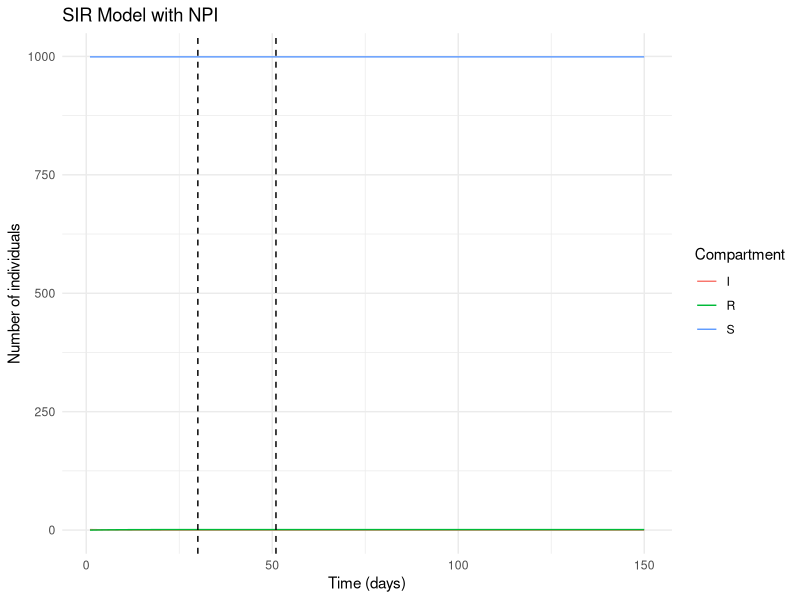

Source code (R):
## ---- chunk 1
#| code-line-numbers: "1-4,6-12|5"
# Define the SIR model differential equations
sir_with_npi <- function(time, state, parameters) {
  with(as.list(c(state, parameters)), {
    # Time-varying transmission rate
    beta <- ifelse(time < t_NPI_start | time > t_NPI_end, beta_0, (1 - epsilon) * beta_0)
    # SIR model
    dS <- -beta * S * I / N
    dI <- beta * S * I / N - gamma * I
    dR <- gamma * I
    list(c(dS, dI, dR))
  })
}

## ---- chunk 2
# The initial conditions
N  <- 1000  # Population size
# Initial conditions for S, I, R
inits <- c(S = N - 1, I = 1, R = 0)

# Parameters
R0 <- 20
infectious_period <- 7
# Remember gamma = 1/ infectious_period as discussed earlier
gamma <- 1/infectious_period 

# We will use R0 = beta N / gamma  instead because it is easier to interpret.
# beta is not directly interpretable because it is a composite of a number of factors.
params <- c(
  beta_0 = R0 * gamma / N,
  gamma = gamma,
  epsilon = 5E-4
)

# Time steps to return results
dt <- 1:150

# Time at which the NPI is implemented
npi_times <- c(t_NPI_start = 30, t_NPI_end = 51) # 21 days of NPI  
## ---- chunk 3
# Load necessary packages
library(deSolve)
# Integrate the SIR equations over the time grid
output <- lsoda(
  y = inits,
  times = dt,
  func = sir_with_npi,
  parms = c(params, npi_times)
)

# Convert the output to a data frame
output_df <- as.data.frame(output)
head(output_df)
## ---- chunk 4
# Load necessary packages
library(tidyverse)
# Convert the output to long format
output_df <- output_df |> pivot_longer(
  cols = -time,
  names_to = "compartment",
  values_to = "value"
)
# Plot the data using ggplot2
sir_npi_plot <- ggplot(
  data = output_df,
  aes(
    x = time,
    y = value,
    color = compartment
  )) +
  geom_line() +
  # Add a vertical line to indicate the times of NPI implementation
  geom_vline(
    xintercept = npi_times["t_NPI_start"],
    linetype = "dashed",
    color = "black"
  ) +
  geom_vline(
    xintercept = npi_times["t_NPI_end"],
    linetype = "dashed",
    color = "black"
  ) + 
  # Add labels
  labs(
    title = "SIR Model with NPI",
    x = "Time (days)",
    y = "Number of individuals",
    color = "Compartment"
  ) +
  theme_minimal()
## ---- chunk 5
plot(sir_npi_plot)
